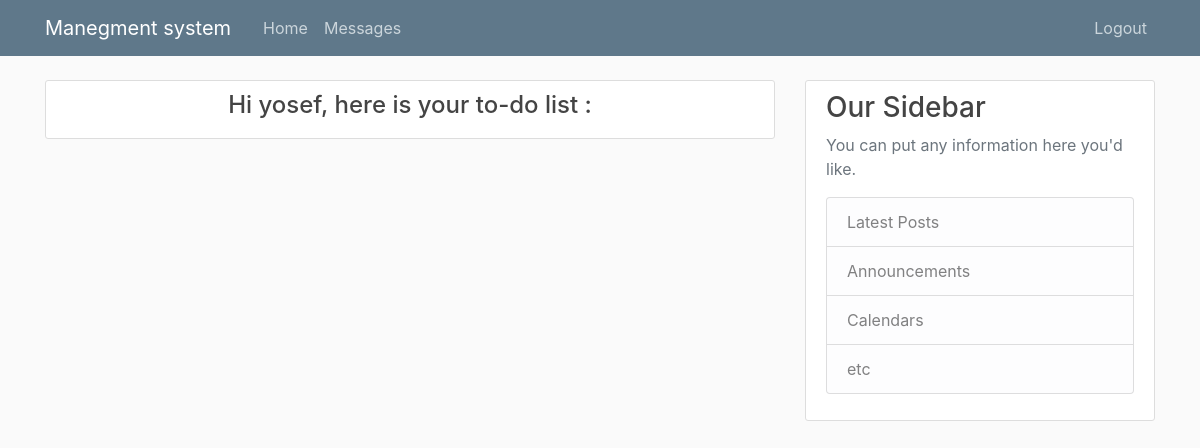
The page /Devlop/ (signed in) on the database as committed earlier.
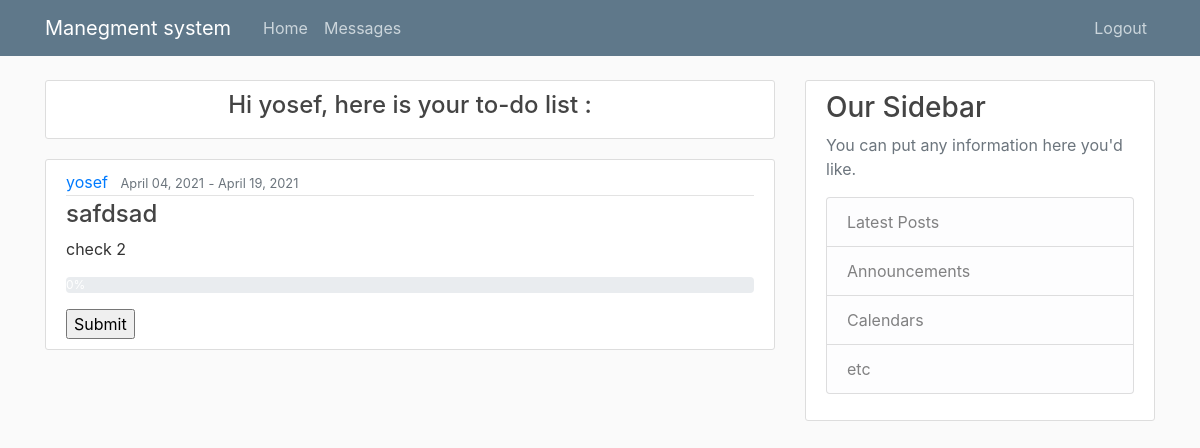
The same page on the database as committed later.
### work/models.py (models this page shows, shortened)
class Task(models.Model):
    startTime = models.DateField(null=False)
    endTime = models.DateField(null=False)
    inCharge = models.ForeignKey(User, on_delete=models.CASCADE)
    workDone = models.IntegerField(default=0, validators=[MaxValueValidator(100), MinValueValidator(0)])
    lastUpdate = models.DateTimeField(null=False)
    cost = models.FloatField(null=False, default=0)
    TaskName = models.CharField(max_length=300, null=False)
    Description = models.CharField(max_length=500, null=True)
    projectnum = models.ForeignKey(project, on_delete=models.CASCADE)
    inSprint = models.BooleanField(default=False)

### pages/views.py (the view)
# urls.py: path('Devlop/',DevlopHome_views,name='DevlopHome_views'),
def DevlopHome_views(request):
    filt = request.user.id
    obj = Task.objects.all().filter(inCharge=filt);
    obj2 = {'name': request.user.username}
    return render(request, "DevlopHome.html", {'tasks': obj, 'name': obj2})

### templates/DevlopHome.html (shortened to what this page needs)
{% extends "Base.html" %}
{% block content %}
    <article class="media content-section">
          <div class="media-body">
            {% for a in name %}
            <h4><a class="article-title" > <center>Hi {{ name.name }}, here is your to-do list :</center></a></h4>
              </div>
        </article>
    {% endfor %}
    {% for task in tasks %}
        <article class="media content-section">
          <div class="media-body">
            <div class="article-metadata">
              <a class="mr-2" href="#">{{ task.inCharge }}</a>
              <small class="text-muted">{{ task.startTime|date:"F d, Y" }}</small>
                <small class="text-muted"> - </small>
              <small class="text-muted">{{ task.endTime|date:"F d, Y" }}</small>
            </div>
            <h4><a class="article-title" href="/Devlop/{{ task.id }}/">{{ task.TaskName }}</a></h4>
            <p class="article-content">{{ task.Description }}</p>
              <div class="progress">
            <div class="progress-bar progress-bar-striped progress-bar-animated" role="progressbar"  aria-valuemin="0" aria-valuemax="100" aria-valuenow="0" style="width: {{task.workDone}}%">{{task.workDone}}%</div>
              </div>
              <p>
                <form action="{% url 'work_done' task.id %}" method="POST">
                     <input type="submit" name="Submit">
                 </form>
                </div>
        </article>
    {% endfor %}
{% endblock content %}

Rows that differ between the two databases and show on the page:
added Task: inCharge "yosef", startTime "April 04, 2021", endTime "April 19, 2021", TaskName "safdsad", Description "check 2", workDone "0"
